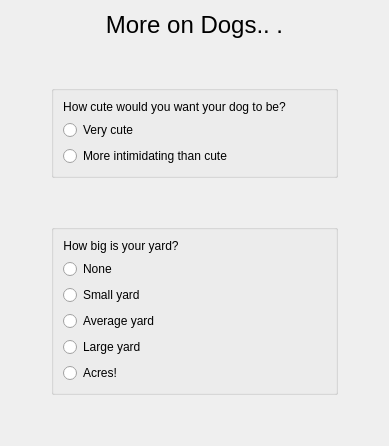
     <widget class="QWidget" name="dogFollowups">
      <layout class="QVBoxLayout" name="verticalLayout_72">
       <item>
        <widget class="QLabel" name="label_2">
         <property name="font">
          <font>
           <pointsize>18</pointsize>
          </font>
         </property>
         <property name="text">
          <string>More on Dogs.. .</string>
         </property>
         <property name="alignment">
          <set>Qt::AlignCenter</set>
         </property>
        </widget>
       </item>
       <item>
        <layout class="QHBoxLayout" name="horizontalLayout_11">
         <item>
          <spacer name="horizontalSpacer_9">
           <property name="orientation">
            <enum>Qt::Horizontal</enum>
           </property>
           <property name="sizeHint" stdset="0">
            <size>
             <width>40</width>
             <height>20</height>
            </size>
           </property>
          </spacer>
         </item>
         <item>
          <layout class="QVBoxLayout" name="verticalLayout_39">
           <item>
            <spacer name="verticalSpacer_4">
             <property name="orientation">
              <enum>Qt::Vertical</enum>
             </property>
             <property name="sizeHint" stdset="0">
              <size>
               <width>20</width>
               <height>40</height>
              </size>
             </property>
            </spacer>
           </item>
           <item>
            <widget class="QGroupBox" name="groupBox_11">
             <property name="title">
              <string/>
             </property>
             <layout class="QVBoxLayout" name="verticalLayout_41">
              <item>
               <layout class="QHBoxLayout" name="horizontalLayout_20">
                <item>
                 <layout class="QVBoxLayout" name="verticalLayout_43">
                  <item>
                   <widget class="QLabel" name="label_17">
                    <property name="text">
                     <string>How cute would you want your dog to be?</string>
                    </property>
                    <property name="alignment">
                     <set>Qt::AlignCenter</set>
                    </property>
                   </widget>
                  </item>
                  <item>
                   <widget class="QRadioButton" name="toyDog">
                    <property name="text">
                     <string>Very cute</string>
                    </property>
                   </widget>
                  </item>
                  <item>
                   <widget class="QRadioButton" name="workingDog">
                    <property name="text">
                     <string>More intimidating than cute</string>
                    </property>
                   </widget>
                  </item>
                 </layout>
                </item>
                <item>
                 <spacer name="horizontalSpacer_34">
                  <property name="orientation">
                   <enum>Qt::Horizontal</enum>
                  </property>
                  <property name="sizeHint" stdset="0">
                   <size>
                    <width>40</width>
                    <height>20</height>
                   </size>
                  </property>
                 </spacer>
                </item>
               </layout>
              </item>
             </layout>
            </widget>
           </item>
           <item>
            <spacer name="verticalSpacer_5">
             <property name="orientation">
              <enum>Qt::Vertical</enum>
             </property>
             <property name="sizeHint" stdset="0">
              <size>
               <width>20</width>
               <height>40</height>
              </size>
             </property>
            </spacer>
           </item>
           <item>
            <widget class="QGroupBox" name="groupBox_12">
             <property name="title">
              <string/>
             </property>
             <layout class="QVBoxLayout" name="verticalLayout_45">
              <item>
               <layout class="QHBoxLayout" name="horizontalLayout_21">
                <item>
                 <layout class="QVBoxLayout" name="verticalLayout_47">
                  <item>
                   <widget class="QLabel" name="label_18">
                    <property name="text">
                     <string>How big is your yard?</string>
                    </property>
                    <property name="alignment">
                     <set>Qt::AlignCenter</set>
                    </property>
                   </widget>
                  </item>
                  <item>
                   <widget class="QRadioButton" name="nonsportingDog">
                    <property name="text">
                     <string>None</string>
                    </property>
                   </widget>
                  </item>
                  <item>
                   <widget class="QRadioButton" name="terrierDog">
                    <property name="text">
                     <string>Small yard</string>
                    </property>
                   </widget>
                  </item>
                  <item>
                   <widget class="QRadioButton" name="houndDog">
                    <property name="text">
                     <string>Average yard</string>
                    </property>
                   </widget>
                  </item>
                  <item>
                   <widget class="QRadioButton" name="sportingDog">
                    <property name="text">
                     <string>Large yard</string>
                    </property>
                   </widget>
                  </item>
                  <item>
                   <widget class="QRadioButton" name="herdingDogs">
                    <property name="text">
                     <string>Acres!</string>
                    </property>
                   </widget>
                  </item>
                 </layout>
                </item>
                <item>
                 <spacer name="horizontalSpacer_36">
                  <property name="orientation">
                   <enum>Qt::Horizontal</enum>
                  </property>
                  <property name="sizeHint" stdset="0">
                   <size>
                    <width>40</width>
                    <height>20</height>
                   </size>
                  </property>
                 </spacer>
                </item>
               </layout>
              </item>
             </layout>
            </widget>
           </item>
           <item>
            <spacer name="verticalSpacer_6">
             <property name="orientation">
              <enum>Qt::Vertical</enum>
             </property>
             <property name="sizeHint" stdset="0">
              <size>
               <width>20</width>
               <height>40</height>
              </size>
             </property>
            </spacer>
           </item>
          </layout>
         </item>
         <item>
          <spacer name="horizontalSpacer_12">
           <property name="orientation">
            <enum>Qt::Horizontal</enum>
           </property>
           <property name="sizeHint" stdset="0">
            <size>
             <width>40</width>
             <height>20</height>
            </size>
           </property>
          </spacer>
         </item>
        </layout>
       </item>
      </layout>
     </widget>
